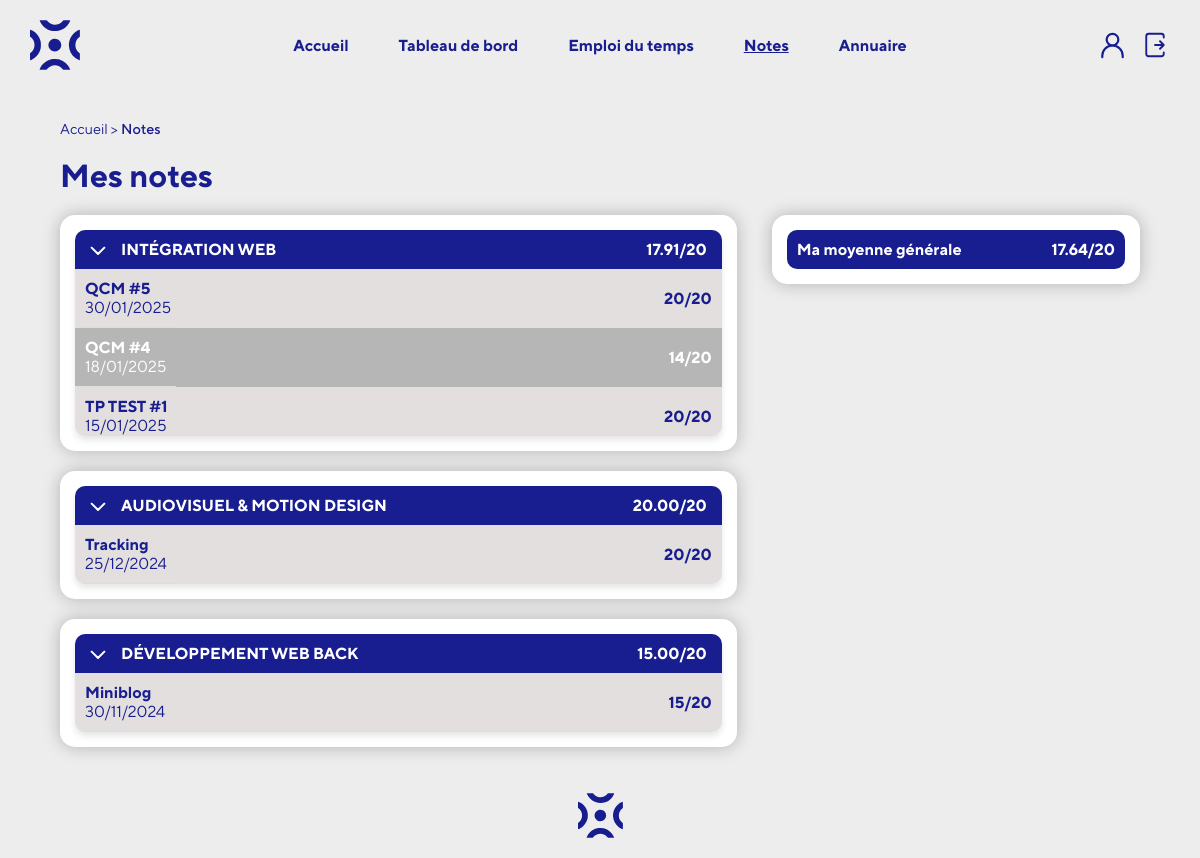
Page /?action=grades (signed in) on the committed database.
### tables this page shows
CREATE TABLE `note` (
  `id_note` int NOT NULL,
  `id_etudiant` int NOT NULL,
  `id_module` int NOT NULL,
  `id_devoir` int NOT NULL,
  `date_note` date NOT NULL,
  `note` float NOT NULL
);

CREATE TABLE `devoir` (
  `id_devoir` int NOT NULL,
  `id_module` int NOT NULL,
  `titre` varchar(150) NOT NULL,
  `date` datetime NOT NULL,
  `type` enum('evaluation','depot') NOT NULL,
  `note_max` int NOT NULL
);

### app/model/model.php (called while the page is built, shortened)
<?php
function dbConnect()
{
    return require 'app/config/dbconnect.php';
}
function getGrades($studentId)
{
    try {
        $db = dbConnect();
        $query = "
        SELECT
            n.id_note,
            n.date_note,
            n.note,
            d.note_max,
            d.titre AS titre,
            m.titre AS module_titre
        FROM note n
        JOIN module m ON n.id_module = m.id_module
        JOIN devoir d ON n.id_devoir = d.id_devoir
        WHERE n.id_etudiant = :studentId
        ORDER BY n.date_note DESC
        ";
        $stmt = $db->prepare($query);
        $stmt->bindParam(':studentId', $studentId, PDO::PARAM_INT);
        $stmt->execute();
        $grades = $stmt->fetchAll(PDO::FETCH_ASSOC);
        return $grades;
    } catch (PDOException $e) {
        die("Erreur : " . $e->getMessage());
    }
}

### app/view/grades.php (the view, shortened to what this page needs)
<main class="grades-page">
    <div class="breadcrumb">
        <a href="?action=home">Accueil</a> > <span>Notes</span>
    </div>
    <?php if ($_SESSION['user_role'] === 'etudiant'): ?>
        <h1>Mes notes</h1>
        <div class="grades-container">
            <div class="general-average">
                <div class="general-average-content">
                    <span>Ma moyenne générale</span>
                    <span class="general-average-grade"></span>
                </div>
            </div>
            <div class="modules">
                <?php
                $modules = [];
                foreach ($grades as $grade) {
                    $modules[$grade['module_titre']][] = $grade;
                }
                foreach ($modules as $moduleTitle => $moduleGrades): ?>
                    <div class="module">
                        <div class="module-container">
                            <div class="module-header">
                                <span class="arrow"><img src="public/img/arrow-down.svg" alt=""></span>
                                <span><?php echo htmlspecialchars($moduleTitle); ?></span>
                                <span class="average"></span>
                            </div>
                            <div class="module-content">
                                <table class="items-table">
                                    <tbody>
                                        <?php foreach ($moduleGrades as $grade): ?>
                                            <tr>
                                                <td>
                                                    <span class="title"><?php echo htmlspecialchars($grade['titre']); ?></span><br>
                                                    <span class="date"><?php echo date('d/m/Y', strtotime($grade['date_note'])); ?></span>
                                                </td>
                                                <td class="score"><?php echo $grade['note'] . '/' . $grade['note_max']; ?></td>
                                            </tr>
                                        <?php endforeach; ?>
                                    </tbody>
                                </table>
                            </div>
                        </div>
                    </div>
                <?php endforeach; ?>
            </div>
        </div>
    <?php endif; ?>
</main>

### public/styles/style.css (style rules this page uses)
*, *::after, *::before { box-sizing: border-box; }
* { -webkit-font-smoothing: antialiased; font-synthesis: none; text-rendering: optimizeLegibility; }
html, body { overflow-x: hidden; }
body { font-family: 'TT Norms Pro', sans-serif; margin: 0; padding: 0; background-color: #EEEDED; color: #181E8F; }
h1, h2, h3, h4, h5, h6 { font-family: 'TT Norms Pro', sans-serif; margin: 0; }

### rows in the picture
note: id_devoir.titre "QCM #5", date_note "30/01/2025", note "20", id_devoir.note_max "20"
note: id_devoir.titre "QCM #4", date_note "18/01/2025", note "14", id_devoir.note_max "20"
note: id_devoir.titre "TP TEST #1", date_note "15/01/2025", note "20", id_devoir.note_max "20"
note: id_devoir.titre "Tracking", date_note "25/12/2024", note "20", id_devoir.note_max "20"
note: id_devoir.titre "Miniblog", date_note "30/11/2024", note "15", id_devoir.note_max "20"

### other values in the picture
$moduleTitle "INTÉGRATION WEB"
$moduleTitle "AUDIOVISUEL & MOTION DESIGN"
$moduleTitle "DÉVELOPPEMENT WEB BACK"
